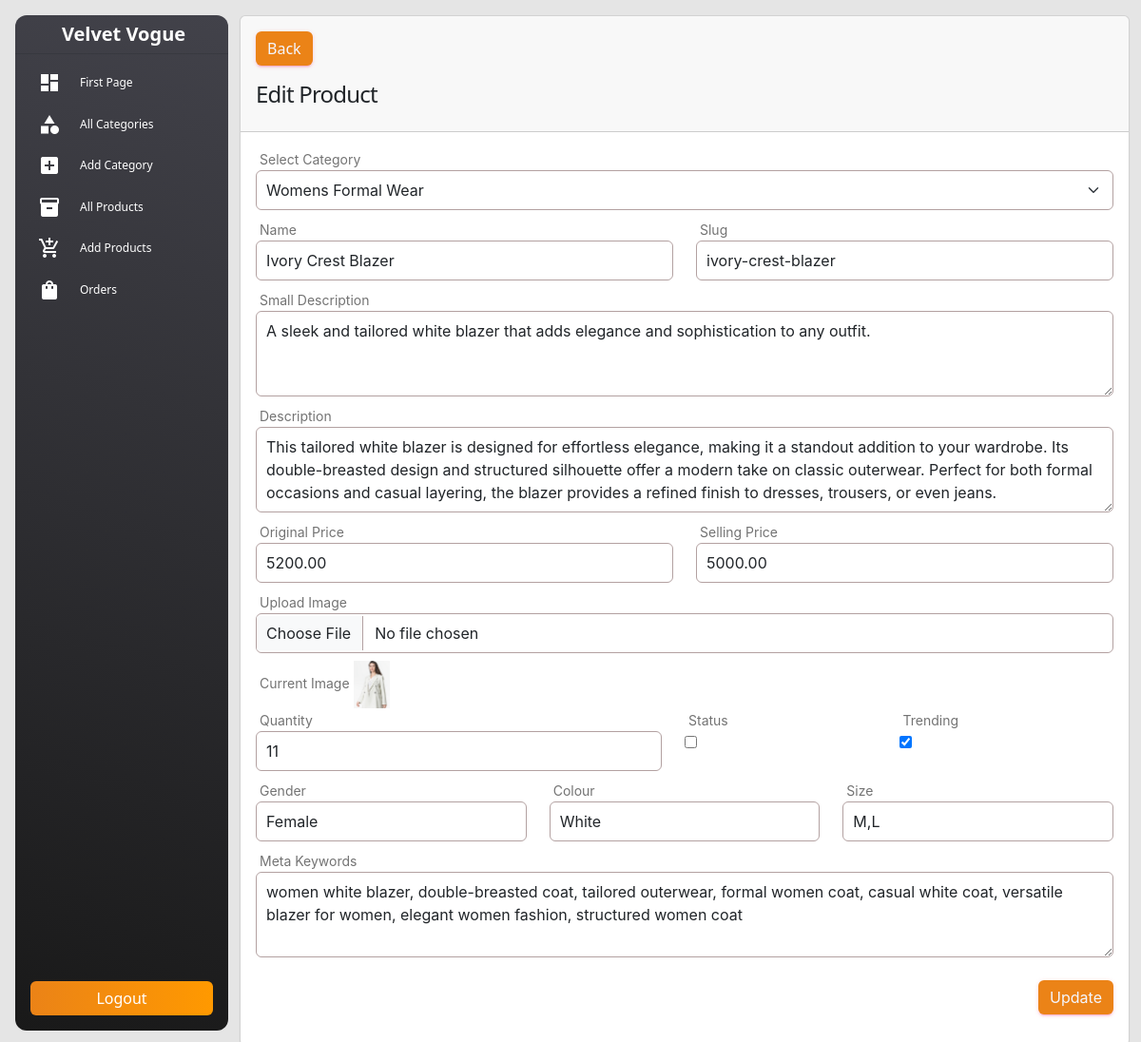
The app's page /admin/edit-product.php?id=20 (signed in) with its own data.
### tables this page shows
CREATE TABLE `products` (
  `id` int(11) NOT NULL,
  `category_id` int(11) NOT NULL,
  `name` varchar(255) NOT NULL,
  `slug` varchar(255) NOT NULL,
  `small_description` text DEFAULT NULL,
  `description` text DEFAULT NULL,
  `original_price` decimal(10,2) DEFAULT NULL,
  `selling_price` decimal(10,2) DEFAULT NULL,
  `qty` int(11) DEFAULT NULL,
  `gender` varchar(191) NOT NULL,
  `color` varchar(191) NOT NULL,
  `size` varchar(255) NOT NULL,
  `meta_keywords` text DEFAULT NULL,
  `status` tinyint(1) DEFAULT NULL,
  `trending` tinyint(1) DEFAULT NULL,
  `image` varchar(255) DEFAULT NULL
);

CREATE TABLE `categories` (
  `id` int(11) NOT NULL,
  `name` varchar(191) NOT NULL,
  `slug` varchar(191) NOT NULL,
  `description` mediumtext NOT NULL,
  `status` tinyint(4) NOT NULL,
  `popular` tinyint(4) NOT NULL,
  `image` varchar(191) NOT NULL,
  `meta_title` varchar(191) NOT NULL,
  `meta_description` mediumtext NOT NULL,
  `meta_keywords` mediumtext NOT NULL,
  `created_at` timestamp NOT NULL DEFAULT current_timestamp()
);

### functions/myfunctions.php (called while the page is built, shortened)
<?php
include('../config/dbcon.php');
function getAll($table)
{
   global $con;
   $query = "SELECT * FROM $table ORDER BY id DESC";
   return $query_run = mysqli_query($con, $query);
}
function getByID($table, $id)
{
   global $con;
   $query = "SELECT * FROM $table WHERE id='$id' ";
   return $query_run = mysqli_query($con, $query);
}
?>

### admin/edit-product.php (the view, shortened to what this page needs)
<?php
include('includes/header.php');
?>
<div class="container">
   <div class="row">
      <div class="col-md-12">
         <?php
               if(isset($_GET['id']))
               {
                  $id = $_GET['id'];
                  $product = getByID("products",$id);
                  if(mysqli_num_rows($product) > 0)
                  {
                     $data = mysqli_fetch_array($product);
                     ?>
                        <div class="card">
                           <div class="card-header">
                              <a href="products.php" class="btn btn-primary">Back</a>
                              <h4>Edit Product</h4>
                           </div>
                           <div class="card-body">
                              <form action="code.php" method="POST" enctype="multipart/form-data">
                                 <div class="row">
                                    <div class="col-md-12">
                                       <label class="mb-0">Select Category</label>
                                       <select name="category_id" class="form-select mb-2">
                                          <?php
                                             $categories = getAll("categories");
                                             if(mysqli_num_rows($categories) > 0)
                                             {
                                                foreach ($categories as $item)
                                                {
                                                   ?>
                                                      <option value="<?= $item['id']; ?>" <?= $data['category_id'] == $item['id']?'selected':'' ?> ><?= $item['name']; ?></option>
                                                   <?php
                                                }
                                             }
                                             else
                                             {
                                                echo "No Category Available";
                                             }
                                          ?>
                                       </select>
                                    </div>
                                    <div class="col-md-6">
                                       <label class="mb-0">Name</label>
                                       <input type="text" required name="name" value="<?= $data['name']; ?>" placeholder="Enter Category Name" class="form-control mb-2">
                                    </div>
                                    <div class="col-md-6">
                                       <label class="mb-0">Slug</label>
                                       <input type="text" required name="slug" value="<?= $data['slug']; ?>" placeholder="Enter Slug" class="form-control mb-2">
                                    </div>
                                    <div class="col-md-12">
                                       <label class="mb-0">Small Description</label>
                                       <textarea rows="3" required name="small_description" placeholder="Enter Small Description" class="form-control mb-2"><?= $data['small_description']; ?></textarea>
                                    </div>
                                    <div class="col-md-12">
                                       <label class="mb-0">Description</label>
                                       <textarea rows="3" required name="description" placeholder="Enter Description" class="form-control mb-2"><?= $data['description']; ?></textarea>
                                    </div>
                                    <div class="col-md-6">
                                       <label class="mb-0">Original Price</label>
                                       <input type="text" required name="original_price" value="<?= $data['original_price']; ?>" placeholder="Enter Original Price" class="form-control mb-2">
                                    </div>
                                    <div class="col-md-6">
                                       <label class="mb-0">Selling Price</label>
                                       <input type="text" required name="selling_price" value="<?= $data['selling_price']; ?>" placeholder="Enter Selling Price" class="form-control mb-2">
                                    </div>
                                    <div class="col-md-12">
                                       <label class="mb-0">Upload Image</label>
                                       <input type="file"  name="image" class="form-control mb-2">
                                       <label class="mb-0">Current Image</label>
                                       <img src="../uploads/<?= $data['image']; ?>" alt="Product Image" height="50px">
                                    </div>
                                    <div class="row">
                                       <div class="col-md-6">
                                          <label class="mb-0">Quantity</label>
                                          <input type="number" required name="qty" value="<?= $data['qty']; ?>" placeholder="Enter Quantity" class="form-control mb-2">
                                       </div>
                                       <div class="col-md-3">
                                          <label class="mb-0">Status</label><br>
                                          <input type="checkbox" name="status" <?= $data['status'] == '0'?'':'checked' ?> >
                                       </div>
                                       <div class="col-md-3">
                                          <label class="mb-0">Trending</label><br>
                                          <input type="checkbox" name="trending" <?= $data['trending'] == '0'?'':'checked' ?> >
                                       </div>
                                    </div>
                                    <div class="col-md-4">
                                       <label class="mb-0">Gender</label>
                                       <input type="text" required name="gender" value="<?= $data['gender']; ?>" placeholder="Enter size (eg:male)" class="form-control mb-2">
                                    </div>
                                    <div class="col-md-4">
                                       <label class="mb-0">Colour</label>
                                       <input type="text" required name="color" value="<?= $data['color']; ?>" placeholder="Enter colour (eg:black)" class="form-control mb-2">
                                    </div>
                                    <div class="col-md-4">
                                       <label class="mb-0">Size</label>
                                       <input type="text"  name="size" value="<?= $data['size']; ?>" placeholder="Enter size (eg:s)" class="form-control mb-2">
                                    </div>
                                    <div class="col-md-12">
                                       <label class="mb-0">Meta Keywords</label>
                                       <textarea rows="3" required name="meta_keywords" placeholder="Enter meta keywords" class="form-control mb-2"><?= $data['meta_keywords']; ?></textarea>
                                    </div>
                                    <div class="col-md-12 text-end me-3 mt-3">
                                       <button type="submit" class="btn btn-primary" name="update_product_btn">Update</button>
                                    </div>
                                 </div>
                              </form>
                           </div>
                        </div>
                     <?php
                  }
                  else
                  {
                     echo "Product not found for given id";
                  }
               }
               else
               {
                  echo "Id missing from url";
               }
            ?>
      </div>
   </div>
</div>
<?php include('includes/footer.php'); ?>

### admin/includes/header.php (style rules this page uses)
.form-control { border: 1px solid #b3a1a1 !important; padding: 8px 10px; }
.form-select { border: 1px solid #b3a1a1 !important; padding: 8px 10px; }

### admin/edit-product.php (style rules this page uses)
.btn-primary { background-color: #EB8317; color: #F4F6FF; border: none; transition: all 0.3s ease; }

### records on screen
products: category_id "Womens Formal Wear", name "Ivory Crest Blazer", slug "ivory-crest-blazer", small_description "A sleek and tailored white blazer that adds elegance and sophistication to any outfit.", description "This tailored white blazer is designed for effortless elegance, making it a standout addition to your wardrobe. Its double-breasted design and structured silhouette offer a modern take on classic outerwear. Perfect for both formal occasions and casual layering, the blazer provides a refined finish to dresses, trousers, or even jeans.", original_price "5200.00", selling_price "5000.00", image (picture), qty "11", trending "☑", gender "Female", color "White", size "M,L", meta_keywords "women white blazer, double-breasted coat, tailored outerwear, formal women coat, casual white coat, versatile blazer for women, elegant women fashion, structured women coat"
